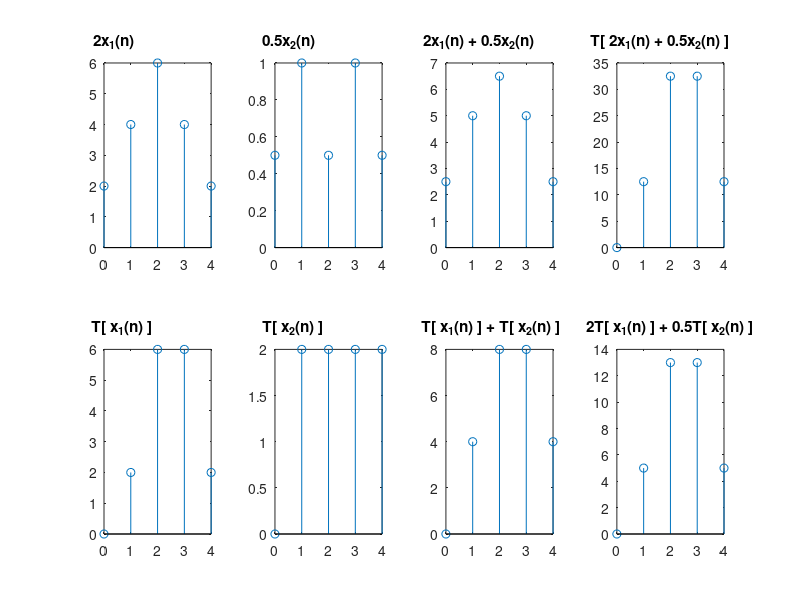
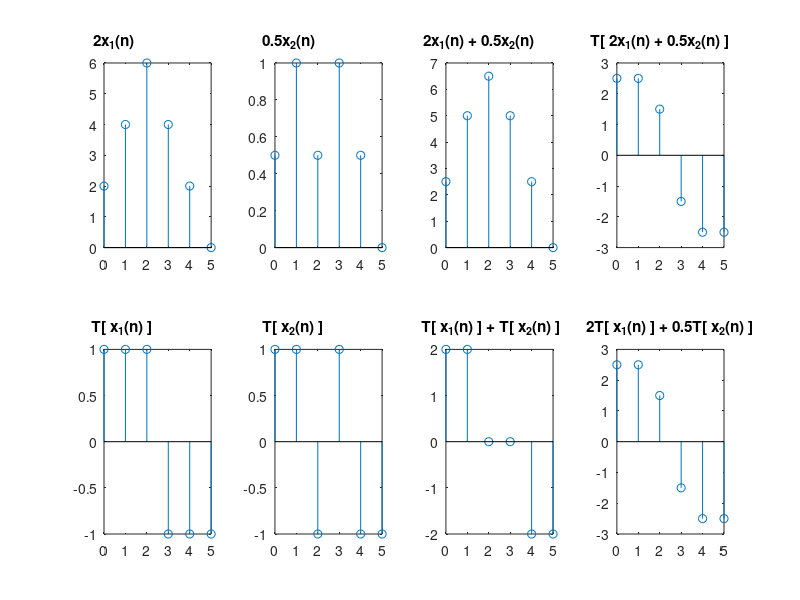

These figures' MATLAB source, in order:
% Tecnologico de Costa Rica
% EL5805 Digital Signal Processing
% Author: Ronald Rios Pineda
% Octave 7.2.0 on macOS Ventura 13.0.1
% Lab 04
% Description: Discrete-time linear systems y(n) = nx(n)

addpath(pwd)

function [n,y] = system1(n,x)
    y = [x,0].*[0,x]; % y(n) = x(n)*x(n-1)
    n = [n,n(end)+1];
end

function [n,y] = system2(n,x)
    y = [x,0] - [0,x]; % y(n) = x(n) - x(n-1)
    n = [n,n(end)+1];
end

function my_plot(n,x,i,s)
    t = ['2x_1(n)'; '0.5x_2(n)'; '2x_1(n) + 0.5x_2(n)';
        'T[ 2x_1(n) + 0.5x_2(n) ]'; 'T[ x_1(n) ]';'T[ x_2(n) ]';
        'T[ x_1(n) ] + T[ x_2(n) ]'; '2T[ x_1(n) ] + 0.5T[ x_2(n) ]'];
    subplot(2,4,i)
    stem(n,x)
    title(t(i,:))
    xlim([0 s])   
end

% Input
x = [[1 2 3 2 1];[1 2 1 2 1]];
n = [0:5];

y = zeros(8,6);
y(1,:) = 2*[x(1,:),0];
y(2,:) = 1/2*[x(2,:),0];
y(3,:) = y(1,:) + y(2,:);
[~,y(4,:)] = system1(n(1:end-1),y(3,1:end-1));
[~,y(5,:)] = system1(n(1:end-1),x(1,:));
[~,y(6,:)] = system1(n(1:end-1),x(2,:));
y(7,:) = y(5,:) + y(6,:); 
y(8,:) = 2*y(5,:) + 1/2*y(6,:); 

fig1 = figure('name','Linear analysis with y(n)=x(n)*x(n-1)');
clf;
for i=1:8
    my_plot(n,y(i,:),i,4)   
end

y = zeros(6,6);
y(1,:) = 2*[x(1,:),0];
y(2,:) = 1/2*[x(2,:),0];
y(3,:) = y(1,:) + y(2,:);
[~,y(4,:)] = system2(n(1:end-1),y(3,1:end-1));
[~,y(5,:)] = system2(n(1:end-1),x(1,:));
[~,y(6,:)] = system2(n(1:end-1),x(2,:));
y(7,:) = y(5,:) + y(6,:); 
y(8,:) = 2*y(5,:) + 1/2*y(6,:); 

fig2 = figure('name','Linear analysis with y(n)=x(n)-x(n-1)');
clf;
for i=1:8
    my_plot(n,y(i,:),i,5)   
    %subplot(2,4,i)
    %stem(n,y(i,:))
    %title(t(i,:))
    %xlim([0 5])   
end

